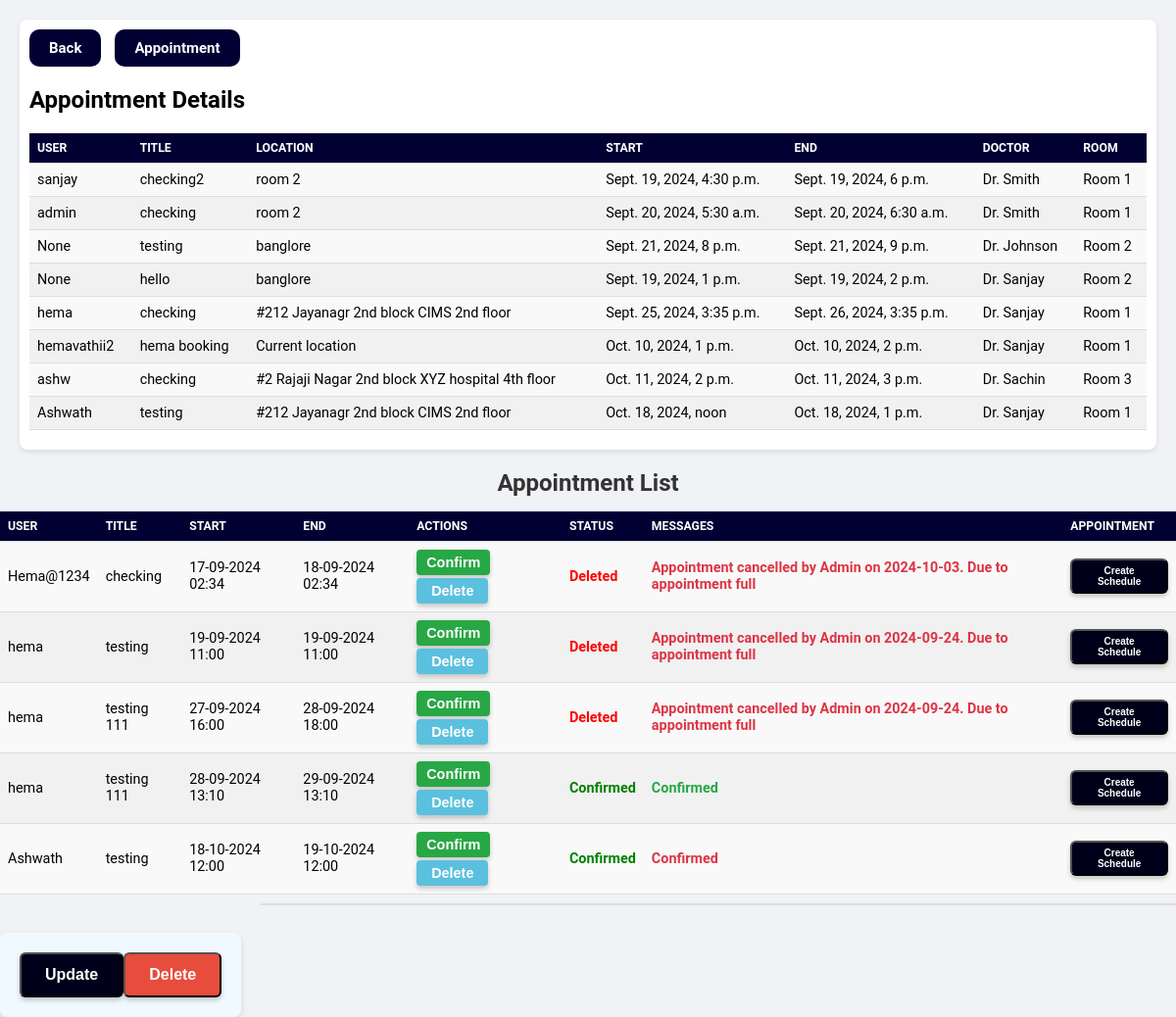
Screenshot of /admin_booked_list/ (signed in) with the database file from the repository.
### myapp/models.py (models this page shows, shortened)
class CalendarEvent(models.Model):
    LOCATION_CHOICES = [
        ('#212 Jayanagr 2nd block CIMS 2nd floor','#212 Jayanagr 2nd block CIMS 2nd floor'),
        ('#414 Majestic opposit to ABC Buliding, 3rd floor','#414 Majestic opposit to ABC Buliding, 3rd floor'),
        ('#2 Rajaji Nagar 2nd block XYZ hospital 4th floor','#2 Rajaji Nagar 2nd block XYZ hospital 4th floor'),
        ('#78 Banashankri 2nd Stage medical Hospital 1st floor','#78 Banashankri 2nd Stage medical Hospital 1st floor')
    ]
    ROOM_CHOICES = [
        ('Room 1', 'Room 1'),
        ('Room 2', 'Room 2'),
        ('Room 3', 'Room 3'),
        ('Room 4', 'Room 4'),
        ('Room 5', 'Room 5'),
    ]
    DOCTOR_CHOICES = [
        ('Dr. Sanjay', 'Dr. Sanjay'),
        ('Dr. Raji', 'Dr. Raji'),
        ('Dr. Suhas', 'Dr. Suhas'),
        ('Dr. Sachin', 'Dr. Sachin'),
        ('Dr. Divya', 'Dr. Divya'),
    ]
    user = models.ForeignKey(settings.AUTH_USER_MODEL, on_delete=models.CASCADE, null=True, blank=True)
    username = models.CharField(max_length=255, blank=True, null=True)
    title = models.CharField(max_length=200)
    description = models.TextField(blank=True, null=True)
    start_time = models.DateTimeField(default=timezone.now)
    end_time = models.DateTimeField(default=timezone.now)
    location = models.CharField(max_length=200, choices=LOCATION_CHOICES, default='Not Selected')
    room = models.CharField(max_length=200, choices=ROOM_CHOICES, default='Not Selected')
    doctor = models.CharField(max_length=200, choices=DOCTOR_CHOICES, default='Not Selected')

class Event(models.Model):
    user = models.ForeignKey(settings.AUTH_USER_MODEL, on_delete=models.CASCADE, null=True, blank=True)
    title = models.CharField(max_length=255)
    start = models.DateTimeField()
    end = models.DateTimeField()
    deleted = models.BooleanField(default=False)
    confirmed = models.BooleanField(default=False)
    deleted_by = models.ForeignKey(settings.AUTH_USER_MODEL, related_name='deleted_events', on_delete=models.SET_NULL,
                                   null=True, blank=True)
    message = models.TextField(null=True, blank=True)
    updated_at = models.DateTimeField(auto_now=True)

class CustomUser(AbstractUser):
    username = models.CharField(max_length=150)
    email = models.EmailField(unique=True)
    USERNAME_FIELD = ("email")
    REQUIRED_FIELDS = ["username"]

### myapp/views.py (the view)
# urls.py: path('admin_booked_list/', views.admin_booked_list, name='admin_booked_list'),
@login_required()
def admin_booked_list(request):
   events = Event.objects.all()
   calendar_events = CalendarEvent.objects.all()
   return render(request, 'admin_booked_list.html', {'events': events, 'calendar_events': calendar_events})

### templates/admin_booked_list.html (shortened to what this page needs)
<!DOCTYPE html>
<html lang="en">
<head>
    <link href='https://cdn.jsdelivr.net/npm/fullcalendar@5.11.3/main.min.css' rel='stylesheet' />
</head>
<body>
    <div class="container">
        <div class="button-container">
            <a href="{% url 'dashboard' %}" class="btn-home">Back</a>
            <a href="{% url 'event_page' %}" class="btn-home">Appointment</a>
        </div>
        <h2>Appointment Details</h2>
        {% if calendar_events %}
            <table>
                <thead>
                    <tr>
                        <th>User</th>
                        <th>Title</th>
                        <th>Location</th>
                        <th>Start</th>
                        <th>End</th>
                        <th>Doctor</th>
                        <th>Room</th>
                    </tr>
                </thead>
                <tbody>
                    {% for calendarevent in calendar_events %}
                        <tr>
                            <td>{{ calendarevent.username}}</td>
                            <td>{{ calendarevent.title }}</td>
                            <td>{{ calendarevent.location }}</td>
                            <td>{{ calendarevent.start_time }}</td>
                            <td>{{ calendarevent.end_time }}</td>
                            <td>{{ calendarevent.doctor }}</td>
                            <td>{{ calendarevent.room }}</td>
                        </tr>
                    {% empty %}
                        <tr>
                            <td colspan="6">No calendar events found.</td>
                        </tr>
                    {% endfor %}
                </tbody>
            </table>
        {% else %}
            <p>No Appointment found.</p>
        {% endif %}
    </div>
    <h1>Appointment List</h1>
        <div class="table-wrapper">
            <table>
                <thead>
                    <tr>
                        <th>User</th>
                        <th>Title</th>
                        <th>Start</th>
                        <th>End</th>
                        <th>Actions</th>
                        <th>Status</th>
                        <th>Messages</th>
                        <th>Appointment</th>
                    </tr>
                </thead>
                <tbody>
                    {% for event in events %}
                        <tr>
                            <td>{{ event.user.username }}</td>
                            <td>{{ event.title }}</td>
                            <td>{{ event.start|date:"d-m-Y H:i" }}</td>
                            <td>{{ event.end|date:"d-m-Y H:i" }}</td>
                            <td>
                                <form method="post" action="{% url 'confirm_appointment' event.id %}" style="display:inline;">
                                    <button type="submit" class="confirm-button"><b>Confirm</b></button>
                                </form>
                                <form method="POST" action="{% url 'delete_appointment' event.id %}" style="display:inline;">
                                    <button type="submit" class="delete-button"><b>Delete</b></button>
                                </form>
                            </td>
                            <td>
                                {% if event.confirmed %}
                                    <span style="color: green; font-weight: bold;">Confirmed</span>
                                {% elif event.deleted %}
                                    <span style="color: red; font-weight: bold;">Deleted</span>
                                {% else %}
                                    <span style="color: orange; font-weight: bold;">Pending</span>
                                {% endif %}
                            </td>
                            <td>
                                {% if event.deleted %}
                                    <span style="color: #dc3545; font-weight: bold;">{{ event.message }}</span>
                                {% elif event.confirmed %}
                                    <span style="color: #28a745; font-weight: bold;">{{ event.message }}</span>
                                {% else %}
                                    <span style="color: #6c757d; font-weight: bold;">No messages</span>
                                {% endif %}
                            </td>
                            <td>
                                <form method="get" action="{% url 'event_page' %}" style="display:inline;">
                                    <button type="submit" class="create-button"><b>Create Schedule</b></button>
                                </form>
                            </td>
                        </tr>
                    {% endfor %}
                </tbody>
            </table>
        </div>
        <div class="top-section">
            <div class="form-container">
                <div class="bottom-section">
                    <button id="updateEvent"><b>Update</b></button>
                    <button id="deleteEvent"><b>Delete</b></button>
                </div>
            </div>
            <div class="calendar-container">
                <div id='calendar'></div>
            </div>
        </div>
</body>
</html>

### templates/admin_booked_list.html (style rules this page uses)
body { font-family: 'Roboto', sans-serif; background-color: #f0f2f5; margin: 0; padding: 0; }
.container { width: 95%; max-width: 1200px; margin: 20px auto; padding: 10px; background-color: #ffffff; border-radius: 8px; box-shadow: 0 2px 5px rgba(0, 0, 0, 0.1); }
h1 { text-align: center; color: #333; margin-bottom: 15px; font-size: 1.5em; }
.table-wrapper { overflow-x: auto; max-height: 400px; overflow-y: auto; }
table { width: 100%; border-collapse: collapse; font-size: 0.9em; margin-bottom: 10px; }
th, td { padding: 8px; text-align: left; border-bottom: 1px solid #ddd; }
th { background-color: #000033; color: white; font-size: 0.85em; text-transform: uppercase; }
td { background-color: #f9f9f9; }
tr:nth-child(even) td { background-color: #f1f1f1; }
.delete-button { padding: 5px 15px; background-color: #5bc0de; color: white; border: none; border-radius: 4px; cursor: pointer; font-size: 1em; transition: background-color 0.3s; box-shadow: 0 3px 5px rgba(0, 0, 0, 0.2); }
.confirm-button { padding: 5px 10px; background-color: #28a745; color: white; border: none; border-radius: 4px; cursor: pointer; font-size: 1em; transition: background-color 0.3s; margin-bottom:3px; box-shadow: 0 3px 5px rgba(0, 0, 0, 0.2); }
.button-container { text-align: left; margin-top: 0px; margin-bottom: 20px; }
.btn-home { display: inline-block; background-color: #000033; color: white; font-size: 15px; font-weight: bold; padding: 10px 20px; border: none; border-radius: 10px; text-decoration: none; transition: background-color 0.3s ease-in-out, transform 0.2s; margin-right: 10px; }
.top-section { display: flex; justify-content: space-between; gap: 20px; }
.bottom-section { display: flex; justify-content: space-between; margin-top: 30px; padding: 20px; background-color: #f0f9ff; border-radius: 8px; box-shadow: 0 4px 8px rgba(0, 0, 0, 0.1); }
.create-button { background-color: #00001a; padding: 5px 10px; font-size: 10px; color: #fff; border-radius: 6px; transition: all 0.3s ease; box-shadow: 0 3px 5px rgba(0, 0, 0, 0.2); }
button { padding: 12px 24px; font-size: 16px; color: #fff; border-radius: 6px; transition: all 0.3s ease; box-shadow: 0 3px 5px rgba(0, 0, 0, 0.2); }
button#updateEvent { background-color: #00001a; }
button#deleteEvent { background-color: #e74c3c; }
.calendar-container { width: 100%; }
#calendar { max-width: 100%; border: 1px solid #ddd; }

### rows the page displays
CalendarEvent: username "sanjay", title "checking2", location "room 2", start_time "Sept. 19, 2024, 4:30 p.m.", end_time "Sept. 19, 2024, 6 p.m.", doctor "Dr. Smith", room "Room 1"
CalendarEvent: username "admin", title "checking", location "room 2", start_time "Sept. 20, 2024, 5:30 a.m.", end_time "Sept. 20, 2024, 6:30 a.m.", doctor "Dr. Smith", room "Room 1"
CalendarEvent: username "None", title "testing", location "banglore", start_time "Sept. 21, 2024, 8 p.m.", end_time "Sept. 21, 2024, 9 p.m.", doctor "Dr. Johnson", room "Room 2"
CalendarEvent: username "None", title "hello", location "banglore", start_time "Sept. 19, 2024, 1 p.m.", end_time "Sept. 19, 2024, 2 p.m.", doctor "Dr. Sanjay", room "Room 2"
CalendarEvent: username "hema", title "checking", location "#212 Jayanagr 2nd block CIMS 2nd floor", start_time "Sept. 25, 2024, 3:35 p.m.", end_time "Sept. 26, 2024, 3:35 p.m.", doctor "Dr. Sanjay", room "Room 1"
CalendarEvent: username "hemavathii2", title "hema booking", location "Current location", start_time "Oct. 10, 2024, 1 p.m.", end_time "Oct. 10, 2024, 2 p.m.", doctor "Dr. Sanjay", room "Room 1"
CalendarEvent: username "ashw", title "checking", location "#2 Rajaji Nagar 2nd block XYZ hospital 4th floor", start_time "Oct. 11, 2024, 2 p.m.", end_time "Oct. 11, 2024, 3 p.m.", doctor "Dr. Sachin", room "Room 3"
CalendarEvent: username "Ashwath", title "testing", location "#212 Jayanagr 2nd block CIMS 2nd floor", start_time "Oct. 18, 2024, noon", end_time "Oct. 18, 2024, 1 p.m.", doctor "Dr. Sanjay", room "Room 1"
Event: user.username "Hema@1234", title "checking", start "17-09-2024 02:34", end "18-09-2024 02:34", confirmed "Deleted", message "Appointment cancelled by Admin on 2024-10-03. Due to appointment full"
Event: user.username "hema", title "testing", start "19-09-2024 11:00", end "19-09-2024 11:00", confirmed "Deleted", message "Appointment cancelled by Admin on 2024-09-24. Due to appointment full"
Event: user.username "hema", title "testing 111", start "27-09-2024 16:00", end "28-09-2024 18:00", confirmed "Deleted", message "Appointment cancelled by Admin on 2024-09-24. Due to appointment full"
Event: user.username "hema", title "testing 111", start "28-09-2024 13:10", end "29-09-2024 13:10", confirmed "Confirmed", message "Confirmed"
Event: user.username "Ashwath", title "testing", start "18-10-2024 12:00", end "19-10-2024 12:00", confirmed "Confirmed", message "Confirmed"
